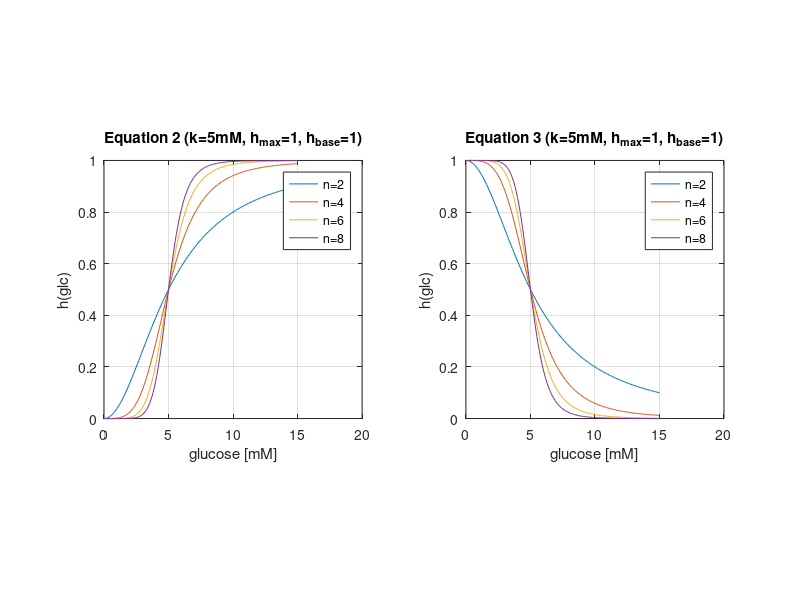

MATLAB code to generate this figure: (Note: this script raises an error after producing the figure.)
function [f] = hormone_f_example()
%HORMONE_F Calculate function handle to the hormone function for the given
%hormone and condition.

f = @hormone_handle;

htypes = {'increase', 'decrease'}
n = [2 4 6 8];
lnames = {'n=2','n=4','n=6','n=8'} 
xtest = [1 0 5]
glc = 0:0.1:15;
A = zeros(length(glc), length(n));


fig1 = figure('Name', 'Equation 1 and 2', 'Color', [1 1 1]);
for k=1:length(htypes)
    htype = htypes{k}
    subplot(1,2,k)
    for p = 1:length(n)
        np = n(p);
        A(:,p) = f(glc, [xtest np], htype);
    end
    hold off
    plot(glc, A)
    if k==1
        title('Equation 2 (k=5mM, h_{max}=1, h_{base}=1)')
    elseif k==2
        title('Equation 3 (k=5mM, h_{max}=1, h_{base}=1)')
    end
    xlabel('glucose [mM]')
    ylabel('h(glc)')
    legend(lnames);
    axis square   
    grid on
end

    function h = hormone_handle(glc, x, htype)
        switch htype
            case 'increase'
                h = x(2) + (x(1)-x(2)) .* glc.^x(4) ./ (glc.^x(4) + x(3)^x(4));
            case 'decrease'
                h = x(2) + (x(1)-x(2)).*( 1 - glc.^x(4)./(glc.^x(4) + x(3)^x(4)) );
        end
        
    end

bold_subplots();
end
